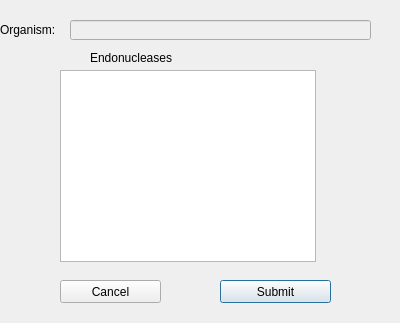
<?xml version="1.0" encoding="UTF-8"?>
<ui version="4.0">
 <class>coTargetingSettings</class>
 <widget class="QDialog" name="coTargetingSettings">
  <property name="geometry">
   <rect>
    <x>0</x>
    <y>0</y>
    <width>400</width>
    <height>323</height>
   </rect>
  </property>
  <property name="windowTitle">
   <string>Dialog</string>
  </property>
  <widget class="QLabel" name="organism_name_label">
   <property name="geometry">
    <rect>
     <x>0</x>
     <y>20</y>
     <width>91</width>
     <height>20</height>
    </rect>
   </property>
   <property name="text">
    <string>Organism:</string>
   </property>
  </widget>
  <widget class="QLineEdit" name="orgName">
   <property name="enabled">
    <bool>false</bool>
   </property>
   <property name="geometry">
    <rect>
     <x>70</x>
     <y>20</y>
     <width>301</width>
     <height>20</height>
    </rect>
   </property>
   <property name="toolTip">
    <string>&lt;html&gt;&lt;head/&gt;&lt;body&gt;&lt;p&gt;This is the organism that targets have been searched for&lt;/p&gt;&lt;/body&gt;&lt;/html&gt;</string>
   </property>
  </widget>
  <widget class="QLabel" name="endo_label">
   <property name="geometry">
    <rect>
     <x>90</x>
     <y>50</y>
     <width>291</width>
     <height>16</height>
    </rect>
   </property>
   <property name="text">
    <string>Endonucleases</string>
   </property>
  </widget>
  <widget class="QTableWidget" name="endo_table">
   <property name="geometry">
    <rect>
     <x>60</x>
     <y>70</y>
     <width>256</width>
     <height>192</height>
    </rect>
   </property>
   <property name="toolTip">
    <string>&lt;html&gt;&lt;head/&gt;&lt;body&gt;&lt;p&gt;These are the list of endonucleases available for this organism. &lt;/p&gt;&lt;p&gt;Select which endonucleases you want shown at the same time.&lt;/p&gt;&lt;/body&gt;&lt;/html&gt;</string>
   </property>
   <property name="verticalScrollMode">
    <enum>QAbstractItemView::ScrollPerPixel</enum>
   </property>
   <property name="horizontalScrollMode">
    <enum>QAbstractItemView::ScrollPerPixel</enum>
   </property>
  </widget>
  <widget class="QPushButton" name="submit_button">
   <property name="geometry">
    <rect>
     <x>220</x>
     <y>280</y>
     <width>111</width>
     <height>23</height>
    </rect>
   </property>
   <property name="toolTip">
    <string>&lt;html&gt;&lt;head/&gt;&lt;body&gt;&lt;p&gt;Submit button. &lt;br/&gt;Takes the endonucleases selected, and shows them in the same table in the resutls window.&lt;/p&gt;&lt;/body&gt;&lt;/html&gt;</string>
   </property>
   <property name="text">
    <string>Submit</string>
   </property>
  </widget>
  <widget class="QPushButton" name="cancel_button">
   <property name="geometry">
    <rect>
     <x>60</x>
     <y>280</y>
     <width>101</width>
     <height>23</height>
    </rect>
   </property>
   <property name="toolTip">
    <string>&lt;html&gt;&lt;head/&gt;&lt;body&gt;&lt;p&gt;Cancel button. Cancels everything, and closes out of this window&lt;/p&gt;&lt;/body&gt;&lt;/html&gt;</string>
   </property>
   <property name="text">
    <string>Cancel</string>
   </property>
  </widget>
 </widget>
 <resources/>
 <connections/>
</ui>
